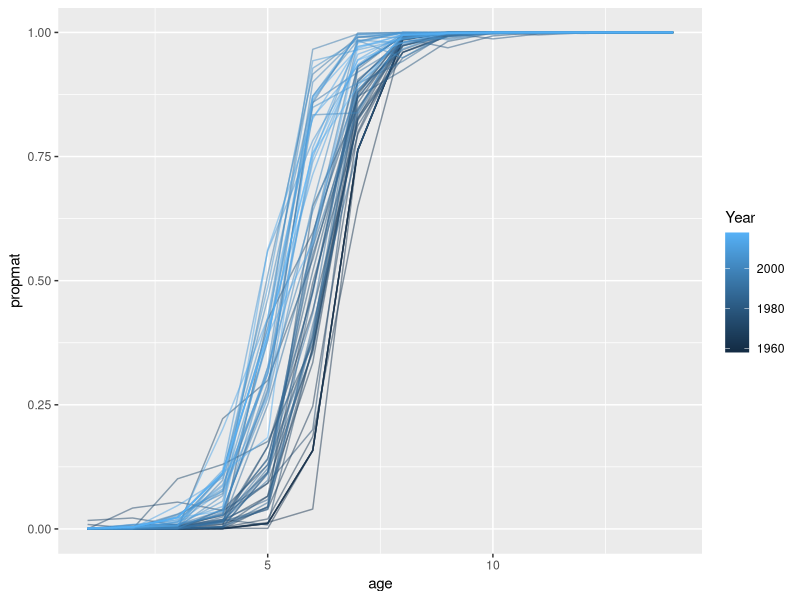
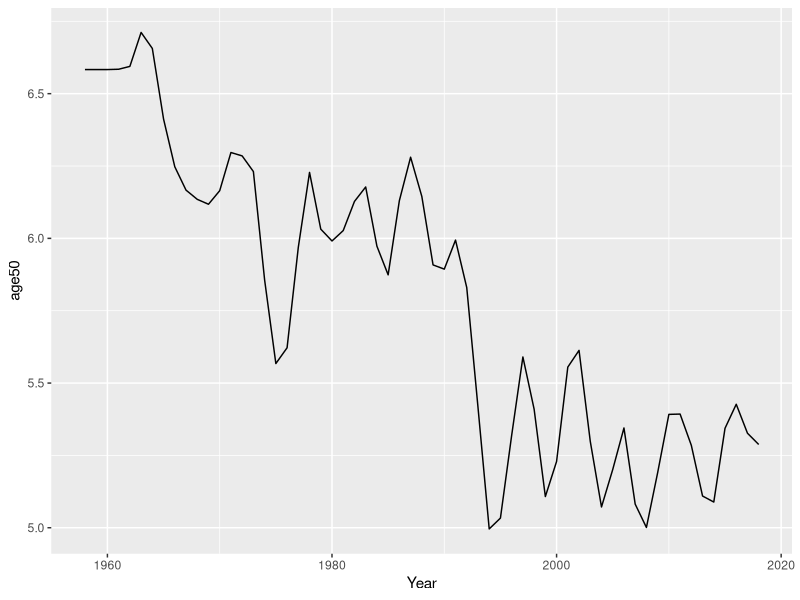

The R script that drew these images, in order: (Note: this script raises an error after producing the figures.)
# analyze phenotype changes

# functions
require(data.table)
require(ggplot2)

calc50p <- function(x,y){ # fit logistic regression and return x value for y=50%
  mod <- glm(y ~ x, family = binomial)
  betas <- coef(mod)
  return(-betas[1]/betas[2])
}

# read in data
canmat <- fread('data/phenotypes/Brattey et al_2018_Table18_proportion_mature.csv')

# long format
canmatl <- melt(canmat, id.vars = c('Year'), value.name = 'propmat')
canmatl[, age := as.numeric(gsub('Age', '', variable))]

# plot maturity curves by year
ggplot(canmatl, aes(age, propmat, group = Year, color = Year)) +
  geom_line(alpha = 0.5)

# calc 50% maturity from logistic regression models
mat50 <- canmatl[, .(age50 = calc50p(age, cbind(propmat*1000, (1-propmat)*1000))), by = Year]

# plot age of 50% maturity by year
ggplot(mat50, aes(Year, age50)) +
  geom_line()

# write out
write.csv(mat50, 'output/age_50percmature_can.csv', row.names = FALSE)
